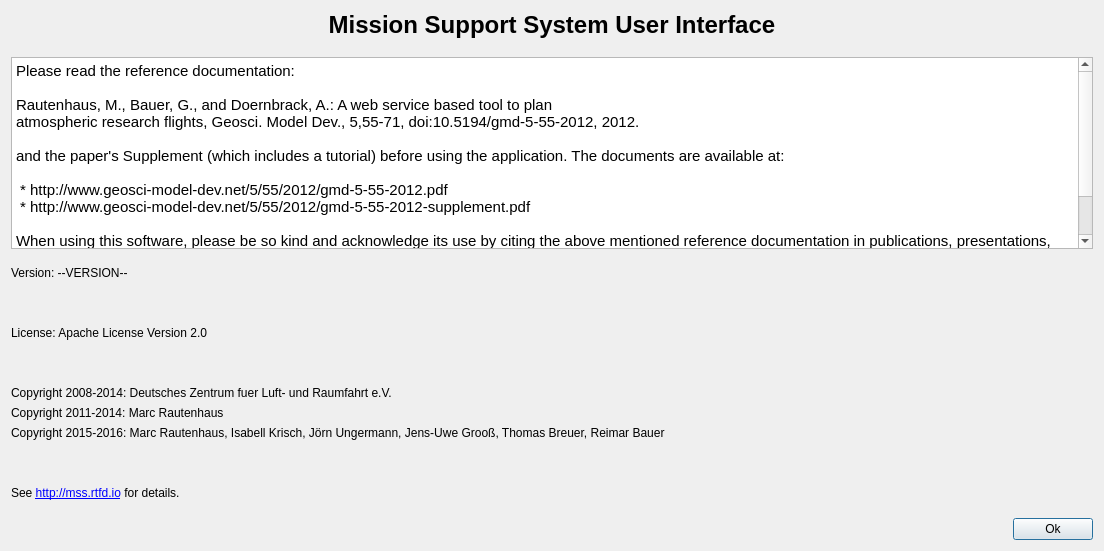
<?xml version="1.0" encoding="UTF-8"?>
<ui version="4.0">
 <class>AboutMSUIDialog</class>
 <widget class="QDialog" name="AboutMSUIDialog">
  <property name="geometry">
   <rect>
    <x>0</x>
    <y>0</y>
    <width>1104</width>
    <height>551</height>
   </rect>
  </property>
  <property name="windowTitle">
   <string>About MSUI</string>
  </property>
  <layout class="QVBoxLayout" name="verticalLayout">
   <item>
    <widget class="QLabel" name="label">
     <property name="font">
      <font>
       <pointsize>18</pointsize>
       <weight>75</weight>
       <bold>true</bold>
      </font>
     </property>
     <property name="text">
      <string>Mission Support System User Interface</string>
     </property>
     <property name="textFormat">
      <enum>Qt::PlainText</enum>
     </property>
     <property name="alignment">
      <set>Qt::AlignCenter</set>
     </property>
    </widget>
   </item>
   <item>
    <spacer name="verticalSpacer">
     <property name="orientation">
      <enum>Qt::Vertical</enum>
     </property>
     <property name="sizeHint" stdset="0">
      <size>
       <width>20</width>
       <height>6</height>
      </size>
     </property>
    </spacer>
   </item>
   <item>
    <widget class="QTextBrowser" name="textBrowser">
     <property name="maximumSize">
      <size>
       <width>1310</width>
       <height>192</height>
      </size>
     </property>
     <property name="html">
      <string>&lt;!DOCTYPE HTML PUBLIC &quot;-//W3C//DTD HTML 4.0//EN&quot; &quot;http://www.w3.org/TR/REC-html40/strict.dtd&quot;&gt;
&lt;html&gt;&lt;head&gt;&lt;meta name=&quot;qrichtext&quot; content=&quot;1&quot; /&gt;&lt;style type=&quot;text/css&quot;&gt;
p, li { white-space: pre-wrap; }
&lt;/style&gt;&lt;/head&gt;&lt;body style=&quot; font-family:'Ubuntu'; font-size:11pt; font-weight:400; font-style:normal;&quot;&gt;
&lt;p style=&quot; margin-top:12px; margin-bottom:12px; margin-left:0px; margin-right:0px; -qt-block-indent:0; text-indent:0px;&quot;&gt;&lt;span style=&quot; font-family:'DejaVu Sans Mono'; color:#000000; background-color:#ffffff;&quot;&gt;Please read the reference documentation:&lt;/span&gt;&lt;span style=&quot; font-family:'DejaVu Sans Mono'; color:#000000;&quot;&gt;&lt;br /&gt;&lt;br /&gt;Rautenhaus, M., Bauer, G., and Doernbrack, A.: A web service based tool to plan&lt;br /&gt;atmospheric research flights, Geosci. Model Dev., 5,55-71, doi:10.5194/gmd-5-55-2012, 2012.&lt;br /&gt;&lt;br /&gt;and the paper's Supplement (which includes a tutorial) before using the application. The documents are available at:&lt;br /&gt;&lt;br /&gt; * &lt;/span&gt;&lt;span style=&quot; font-family:'DejaVu Sans Mono'; color:#000000; background-color:#ffffff;&quot;&gt;http://www.geosci-model-dev.net/5/55/2012/gmd-5-55-2012.pdf&lt;/span&gt;&lt;span style=&quot; font-family:'DejaVu Sans Mono'; color:#000000;&quot;&gt;&lt;br /&gt; * http://www.geosci-model-dev.net/5/55/2012/gmd-5-55-2012-supplement.pdf&lt;br /&gt;&lt;br /&gt;When using this software, please be so kind and acknowledge its use by citing the above mentioned reference documentation in publications, presentations, reports, etc. that you create. Thank you very much.&lt;br /&gt;&lt;br /&gt;&lt;/span&gt;&lt;/p&gt;&lt;/body&gt;&lt;/html&gt;</string>
     </property>
    </widget>
   </item>
   <item>
    <spacer name="verticalSpacer_3">
     <property name="orientation">
      <enum>Qt::Vertical</enum>
     </property>
     <property name="sizeHint" stdset="0">
      <size>
       <width>20</width>
       <height>6</height>
      </size>
     </property>
    </spacer>
   </item>
   <item>
    <widget class="QLabel" name="lblVersion">
     <property name="text">
      <string>Version: --VERSION--</string>
     </property>
    </widget>
   </item>
   <item>
    <spacer name="verticalSpacer_5">
     <property name="orientation">
      <enum>Qt::Vertical</enum>
     </property>
     <property name="sizeHint" stdset="0">
      <size>
       <width>20</width>
       <height>40</height>
      </size>
     </property>
    </spacer>
   </item>
   <item>
    <widget class="QLabel" name="label_7">
     <property name="text">
      <string>License: Apache License Version 2.0</string>
     </property>
    </widget>
   </item>
   <item>
    <spacer name="verticalSpacer_2">
     <property name="orientation">
      <enum>Qt::Vertical</enum>
     </property>
     <property name="sizeHint" stdset="0">
      <size>
       <width>20</width>
       <height>40</height>
      </size>
     </property>
    </spacer>
   </item>
   <item>
    <widget class="QLabel" name="label_3">
     <property name="text">
      <string>Copyright 2008-2014: Deutsches Zentrum fuer Luft- und Raumfahrt e.V.</string>
     </property>
    </widget>
   </item>
   <item>
    <widget class="QLabel" name="label_4">
     <property name="text">
      <string>Copyright 2011-2014: Marc Rautenhaus</string>
     </property>
    </widget>
   </item>
   <item>
    <widget class="QLabel" name="label_5">
     <property name="text">
      <string>Copyright 2015-2016: Marc Rautenhaus, Isabell Krisch, Jörn Ungermann, Jens-Uwe Grooß, Thomas Breuer, Reimar Bauer</string>
     </property>
    </widget>
   </item>
   <item>
    <spacer name="verticalSpacer_6">
     <property name="orientation">
      <enum>Qt::Vertical</enum>
     </property>
     <property name="sizeHint" stdset="0">
      <size>
       <width>20</width>
       <height>40</height>
      </size>
     </property>
    </spacer>
   </item>
   <item>
    <widget class="QLabel" name="label_6">
     <property name="text">
      <string>&lt;html&gt;&lt;head/&gt;&lt;body&gt;&lt;p&gt;See &lt;a href=&quot;http://mss.rtfd.io&quot;&gt;&lt;span style=&quot; text-decoration: underline; color:#0000ff;&quot;&gt;http://mss.rtfd.io&lt;/span&gt;&lt;/a&gt; for details.&lt;/p&gt;&lt;/body&gt;&lt;/html&gt;</string>
     </property>
    </widget>
   </item>
   <item>
    <spacer name="verticalSpacer_4">
     <property name="orientation">
      <enum>Qt::Vertical</enum>
     </property>
     <property name="sizeHint" stdset="0">
      <size>
       <width>20</width>
       <height>7</height>
      </size>
     </property>
    </spacer>
   </item>
   <item>
    <layout class="QHBoxLayout" name="horizontalLayout">
     <item>
      <spacer name="horizontalSpacer">
       <property name="orientation">
        <enum>Qt::Horizontal</enum>
       </property>
       <property name="sizeHint" stdset="0">
        <size>
         <width>40</width>
         <height>20</height>
        </size>
       </property>
      </spacer>
     </item>
     <item>
      <widget class="QPushButton" name="btOK">
       <property name="text">
        <string>Ok</string>
       </property>
      </widget>
     </item>
    </layout>
   </item>
  </layout>
 </widget>
 <resources/>
 <connections>
  <connection>
   <sender>btOK</sender>
   <signal>clicked()</signal>
   <receiver>AboutMSUIDialog</receiver>
   <slot>accept()</slot>
   <hints>
    <hint type="sourcelabel">
     <x>435</x>
     <y>195</y>
    </hint>
    <hint type="destinationlabel">
     <x>231</x>
     <y>106</y>
    </hint>
   </hints>
  </connection>
 </connections>
</ui>
